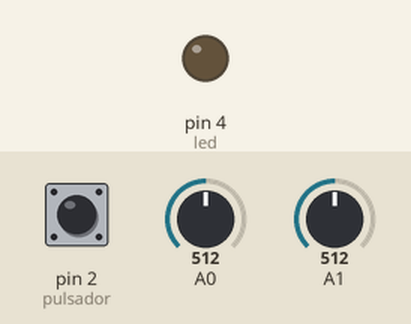
This sketch was run on a simulated Arduino Uno, built with avr-gcc and run on an emulated ATmega328P. Parts: output pins drawn as LEDs (lit = HIGH). The test bench sets the inputs (shaded band); at power-on: pin 2 (pulsador) HIGH, A0 = 512, A1 = 512. USB keyboard and mouse output is not drawn.

Above: at 1.2 s.
1.3 s: pin 2 (pulsador) pulled LOW for 0.15 s
At 2.0 s:
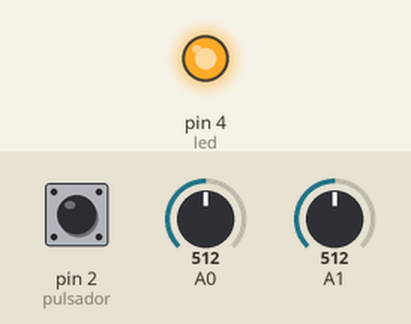
3.1 s: pin 2 (pulsador) pulled LOW for 3.2 s
At 6.9 s:
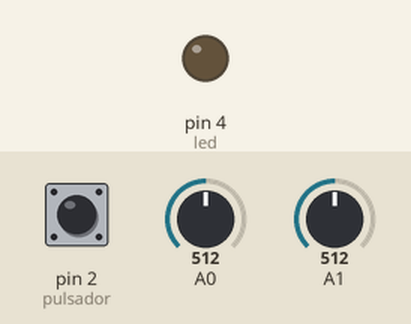
Timing chart, 0 to 8.4 s (numbered marks = the images above; inputs shaded):
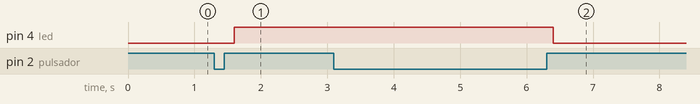

Measured:
- after the input at 1.3 s, pin 4 (led): LOW → HIGH after 0.30 s
- after the input at 3.1 s, pin 4 (led): HIGH → LOW after 3.3 s

The sketch:

mouse_pruebas.ino
```cpp
#include <MouseTo.h>
const int pulsador = 2;
const int led = 4;

int estadoB = 0; // variable para leer el estado boton
int variable_estadoB = 0; // variable para guardar el estado boton

long valor1, valor2;

void setup() {
  Serial.begin(9600);
  pinMode(pulsador, INPUT);
  pinMode(led, OUTPUT);
  Mouse.begin();
}

void loop() {
  estadoB = digitalRead(pulsador);
  valor1 = analogRead(A0);
  valor2 = analogRead(A1);

  if (estadoB == LOW) {
    variable_estadoB = !variable_estadoB;
    delay(300);

  }
  else if (variable_estadoB == HIGH) {

    digitalWrite(led, HIGH);
    Mouse.move(10,2, 0);


  }
  else {
    digitalWrite(led, LOW);

  }
}
```
